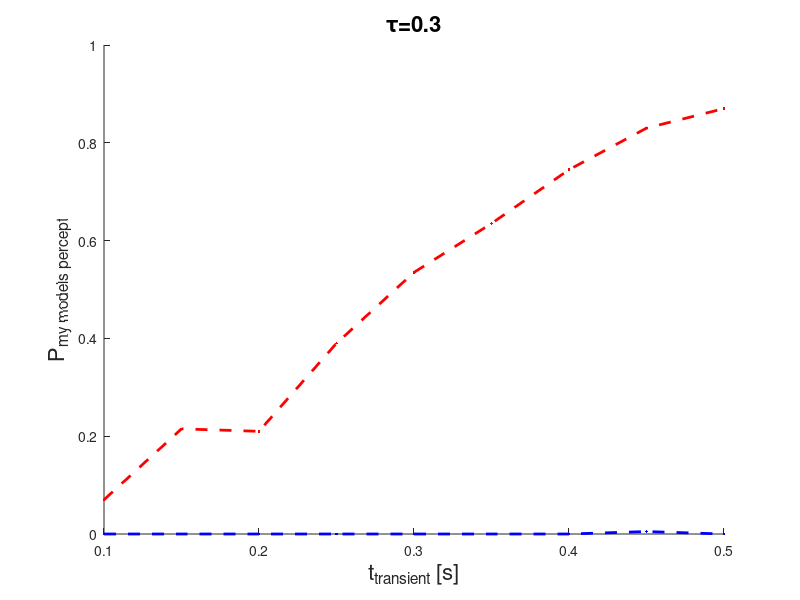
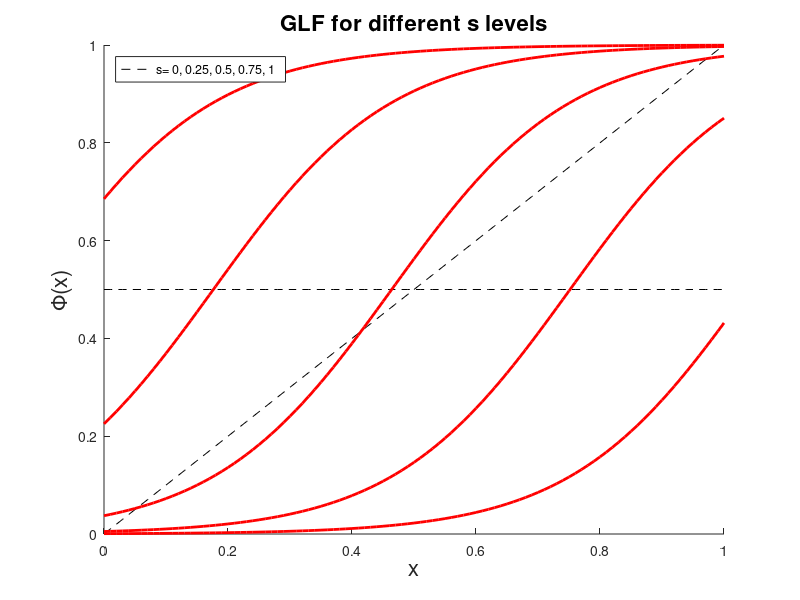
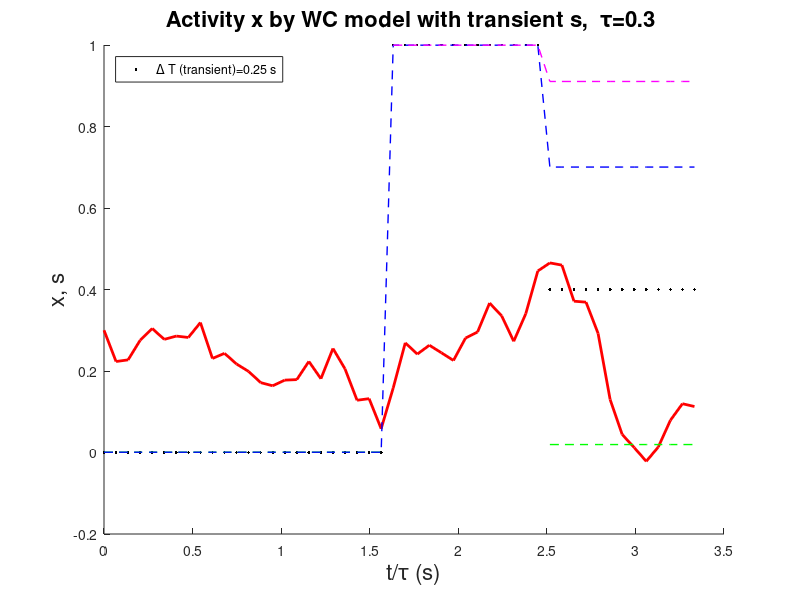

The MATLAB script that drew these images, in order:
function WC_my_exp
clear all;
close all;


%%%%%%% plot GLF for different s values

x=0:0.01:1;
s=linspace(0,1,5);

figure(1);
hold on
plot(x, 0.5*ones(size(x)), 'k--');
plot(x,x,'k--');

params.NU=1;
params.ALPHA0=7.2755;
params.ALPHA1=-0.7789;
params.BETA=7;
params.SIGMA=0.35;
params.DT=0.02;
params.TAU=0.3;
params.STEP = params.DT/params.TAU;
params.SIGMA_P=params.SIGMA * sqrt (params.TAU);


for i=1:numel(s)
    plot(x,GLF_s(x,s(i),params),'r','LineWidth',2);
end

hold off
xlabel('x','FontSize',16);
ylabel('\Phi(x)','FontSize',16);
legend('s= 0, 0.25, 0.5, 0.75, 1 ', 'Location','NorthWest' );
title('GLF for different s levels','FontSize',16);

%%%%%%% plot activity x of a transient input s


T_end=1; % seconds
n_step=T_end/params.DT;

T2=0.25;    % transient = DELTA-T
T3=0.25;    % T2=T_end * .8
            % T1=T_end-(T3+T2);

step_tot=round(n_step);
step2=round(T2/params.DT);
step3=round(T3/params.DT);
step1=step_tot-(step2+step3);

% coherence levels for s

c1=0;  % initial coherence value of s
c2=1;  % transient coherence value of s
c3=.4; % intermediate coherence value of s

s_exp=[c1*ones(1,step1), c2*ones(1,step2), c3*ones(1,step3)];

t_TAU=linspace(0,T_end,n_step)/params.TAU;

x0=0.3;
xt=WilCow(s_exp,x0,params);

[yss_h, yss_m, yss_l]=WC_ss(s_exp, params);

figure(2);
hold on
plot(t_TAU,s_exp,'.k','LineWidth',2);
plot(t_TAU,xt,'r','LineWidth',2);
plot(t_TAU,yss_l,'--g','LineWidth',1);
plot(t_TAU,yss_m,'--b','LineWidth',1);
plot(t_TAU,yss_h,'--m','LineWidth',1);

% axis([0 10 0 1]);
hold off
xlabel('t/\tau (s)', 'FontSize', 16);
ylabel('x, s', 'FontSize', 16);
title('Activity x by WC model with transient s,  \tau=0.3 ', 'FontSize', 16);
legend('\Delta T (transient)=0.25 s ', 'Location','NorthWest' );


%%%%%% plot T2 vs activity probability

% 1. define different transient values (=T2)
% 2. each T2 corresponds to one "s"
% 3. for each s, find x by WilCow by 200 repeats
% 4. for each s, find P_yes and P_no

T_end=1;
T3=0.25;
T2=linspace(.1,.5,9);       % 9 different transient values

P_YES1=zeros(size(T2));
P_YES2=zeros(size(T2));

N_repeat=200;

x0=0;
for i=1:numel(T2)
   
    % coherence levels of transient s
    
    c1=0;
    c2=1;
    c3=0.4;
    
    tot_step=round(T_end/params.DT);
    step2=round(T2(i)/params.DT);
    step3=round(T3/params.DT);
    step1=tot_step - (step2 + step3);
    
    s_new=[c1*ones(1,step1) c2*ones(1,step2) c3*ones(1,step3)];
    s_noT2=[c1*ones(1,step1+step2) c3*ones(1,step3)];
    
    % t_TAU=DT*(1:tot_step)/params.TAU;
    
    N_YES1=0;
    N_YES2=0;
    
    for j=1:N_repeat
    
        x_new=WilCow(s_new,x0,params);
        x_noT2=WilCow(s_noT2,x0,params);
        
        if x_new(end) > 0.5
            N_YES1=N_YES1+1;
        end
        
        if x_noT2(end) > 0.5
            N_YES2 = N_YES2 + 1;
        end
        
    end
    
    P_YES1(i)= N_YES1 / N_repeat;
    P_YES2(i)= N_YES2 / N_repeat;
    
    
end

figure(3)

hold on;
plot(T2,P_YES1, 'r.','LineWidth',2);
plot(T2,P_YES1, 'r--','LineWidth',2);
plot(T2,P_YES2, 'b.','LineWidth',2);
plot(T2,P_YES2, 'b--','LineWidth',2);
hold off
axis([T2(1) T2(end) 0 1]);
xlabel('t_{transient} [s]', 'Fontsize', 16);
ylabel('P_{my models percept}', 'Fontsize', 16);
title(['\tau=' num2str(params.TAU)], 'Fontsize', 16);


printflag=1;
if printflag 
    print 'WC_my_exp_03' -depsc2;
end


return;


% calculate GLF for different s scalar values
% for GLF_s:  x is vector, s is scalar!!!!!!
function y=GLF_s(x,s,params)

% parameters for GLF function

% let us make alpha depended on input s 

alpha=params.ALPHA0 + (params.ALPHA1-params.ALPHA0)*s;

% now express GLF 

y=(1 + exp(-params.BETA*x + alpha)).^(-1/params.NU);

return;

% Wilson Cowan model for a given stimulus and initial point
function u=WilCow(st,u0,params)

u=zeros(1,numel(st));
u(1)=u0;
nt= params.SIGMA_P * sqrt(params.STEP) * normrnd(0,1,size(st));

% Numerical Integration 
for i=2:numel(st)
    du=params.STEP * (-u(i-1) + GLF_s(u(i-1), st(i-1), params )) + nt(i-1);
    u(i) = u(i-1) + du;
end

return

% find where GLF x=GLF_s(x) --- steady state points
function yzero=GLF_ss(xss,s, params)

yzero=GLF_s(xss,s,params)-xss;

return;

function [yss_hi, yss_mid, yss_lo]=WC_ss(s, params)
 
yss_hi=nan(size(s));
yss_mid=nan(size(s));
yss_lo=nan(size(s));

for i=1:numel(s)
    
    xss=fsolve(@(x) GLF_ss( x,s(i),params ), [0.01 0.5 0.99], optimset('Display','off') );
    yss=GLF_s(xss, s(i), params);
    
    if abs(yss(1) - xss(1)) < 0.01
        yss_lo(i)=yss(1);
    end
    
    if abs(yss(2) - xss(2)) < 0.01
        yss_mid(i)=yss(2);
    end
    
    if abs(yss(3) - xss(3)) < 0.01
        yss_hi(i)=yss(3);
    end

end

return;
